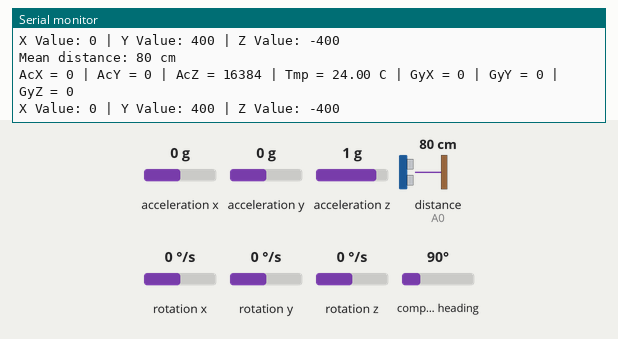
The sketch below on a simulated Arduino Uno, built with avr-gcc and run on an emulated ATmega328P. Parts: the last lines printed to the serial monitor. Wiring (inferred from the names in the program): HMC5883L compass at I2C address 0x1E; MPU-6050 motion sensor at I2C address 0x68. The inputs (shaded band) are chosen by the test bench; at power-on: acceleration x 0 g, distance to the obstacle (sensor on A0) 80 cm, acceleration y 0 g, acceleration z 1 g, rotation x 0 °/s, rotation y 0 °/s, rotation z 0 °/s, compass heading 90°.

Above: at 1.2 s.
1.3 s: acceleration x set to -1.4 g
At 2.2 s:
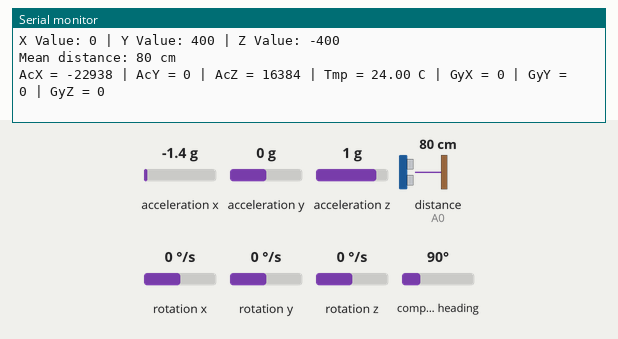
4.3 s: distance to the obstacle (sensor on A0) set to 2 cm
At 5.3 s:
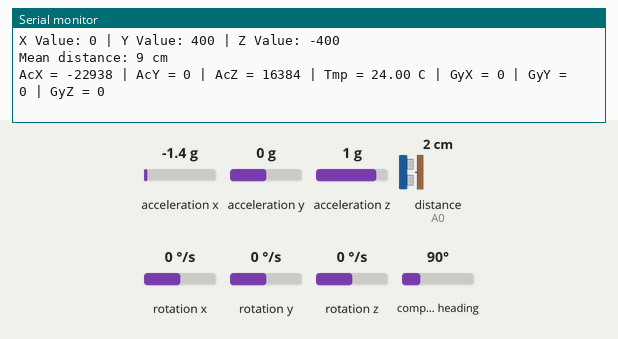
7.3 s: acceleration y set to -1.4 g
At 7.52 s:
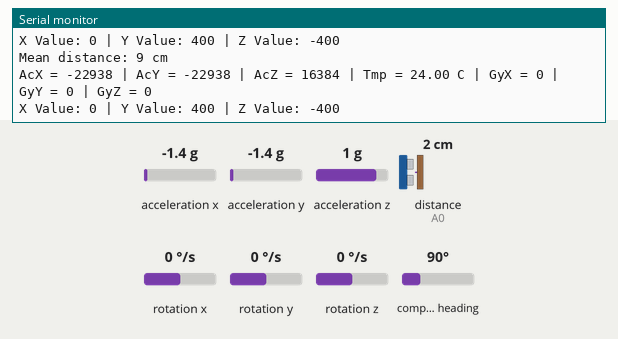
10.3 s: acceleration z set to -1.4 g
At 10.54 s:
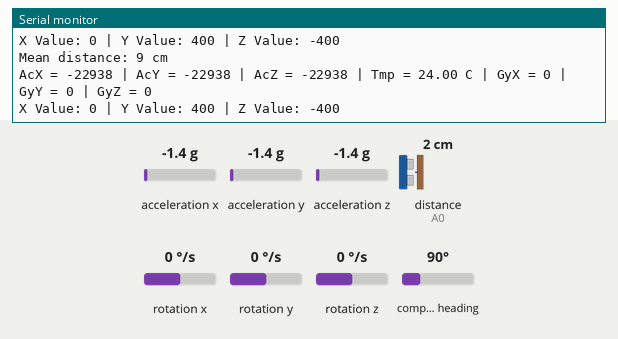
13.3 s: distance to the obstacle (sensor on A0) set to 18 cm
At 13.58 s:
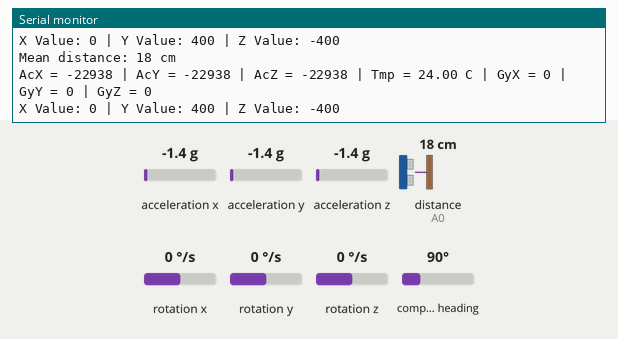
16.3 s: rotation x set to -192 °/s
At 16.49 s:
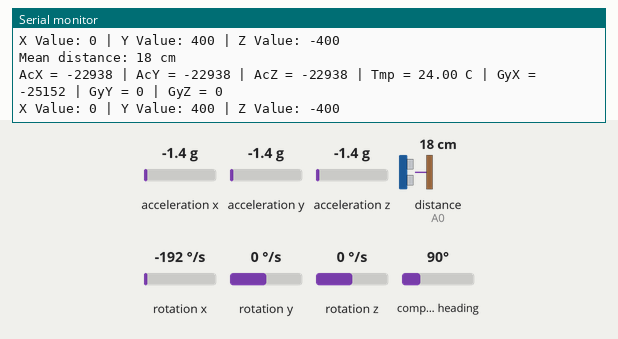
Timing chart, 0 to 19.3 s (numbered marks = the images above; inputs shaded):
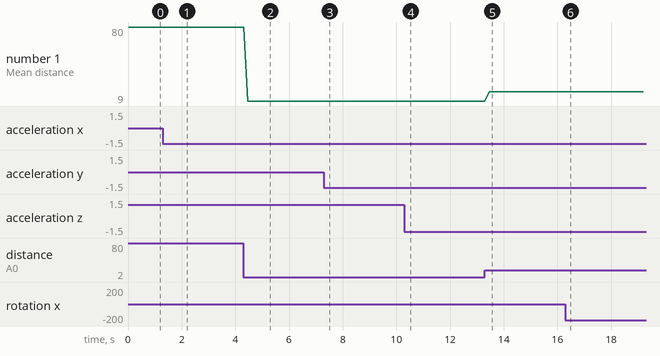

Measured:
- after the input at 1.3 s, the serial monitor: prints a new line after 0.09 s (image 1)
- after the input at 4.3 s, the serial monitor: prints a new line after 0.17 s (image 2)
- after the input at 7.3 s, the serial monitor: prints a new line after 0.11 s (image 3)
- after the input at 10.3 s, the serial monitor: prints a new line after 0.14 s (image 4)
- after the input at 13.3 s, the serial monitor: prints a new line after 0.16 s (image 5)
- after the input at 16.3 s, the serial monitor: prints a new line after 0.08 s (image 6)
- plotted number 1: 80 → 9 after the input at 4.3 s, 9 → 18 after the input at 13.3 s

The sketch:

folkrace-sensortest.ino
```cpp
// MPU-6050 Short Example Sketch
// By Arduino User JohnChi
// August 17, 2014
// Public Domain
#include<Wire.h>
#include <SharpIR.h>


#define ir A0
#define model 1080


SharpIR fdist(ir,25,90,1080);

const int MPU_addr=0x68;  // I2C address of the MPU-6050
const int HMC_addr=0x1E;
int16_t AcX,AcY,AcZ,Tmp,GyX,GyY,GyZ;
int dis;

void setup(){
  pinMode (ir, INPUT);
  Wire.begin();
  Wire.beginTransmission(MPU_addr);
  Wire.write(0x6B);  // PWR_MGMT_1 register
  Wire.write(0);     // set to zero (wakes up the MPU-6050)
  Wire.endTransmission(true);
  Wire.beginTransmission(HMC_addr); //start talking to compass
  Wire.write(0x02); // Set the Register
  Wire.write(0x00); // Tell the HMC5883 to Continuously Measure
  Wire.endTransmission(true);
  Serial.begin(9600);
}
void loop(){
  dis=fdist.distance();  // this returns the distance to the object you're measuring

  Serial.print("Mean distance: ");  // returns it to the serial monitor
  Serial.print(dis);
  Serial.println(" cm");

  Wire.beginTransmission(MPU_addr);
  Wire.write(0x3B);  // starting with register 0x3B (ACCEL_XOUT_H)
  Wire.endTransmission(false);
  Wire.requestFrom(MPU_addr,14,true);  // request a total of 14 registers
  AcX=Wire.read()<<8|Wire.read();  // 0x3B (ACCEL_XOUT_H) & 0x3C (ACCEL_XOUT_L)
  AcY=Wire.read()<<8|Wire.read();  // 0x3D (ACCEL_YOUT_H) & 0x3E (ACCEL_YOUT_L)
  AcZ=Wire.read()<<8|Wire.read();  // 0x3F (ACCEL_ZOUT_H) & 0x40 (ACCEL_ZOUT_L)
  Tmp=Wire.read()<<8|Wire.read();  // 0x41 (TEMP_OUT_H) & 0x42 (TEMP_OUT_L)
  GyX=Wire.read()<<8|Wire.read();  // 0x43 (GYRO_XOUT_H) & 0x44 (GYRO_XOUT_L)
  GyY=Wire.read()<<8|Wire.read();  // 0x45 (GYRO_YOUT_H) & 0x46 (GYRO_YOUT_L)
  GyZ=Wire.read()<<8|Wire.read();  // 0x47 (GYRO_ZOUT_H) & 0x48 (GYRO_ZOUT_L)
  Serial.print("AcX = "); Serial.print(AcX);
  Serial.print(" | AcY = "); Serial.print(AcY);
  Serial.print(" | AcZ = "); Serial.print(AcZ);
  Serial.print(" | Tmp = "); Serial.print(Tmp/340.00+36.53);  //equation for temperature in degrees C from datasheet
  Serial.print(" C");
  Serial.print(" | GyX = "); Serial.print(GyX);
  Serial.print(" | GyY = "); Serial.print(GyY);
  Serial.print(" | GyZ = "); Serial.println(GyZ);

  int x,y,z; //triple axis data

  //Tell the HMC what regist to begin writing data into
  Wire.beginTransmission(HMC_addr);
  Wire.write(0x03); //start with register 3.
  Wire.endTransmission();


 //Read the data.. 2 bytes for each axis.. 6 total bytes
  Wire.requestFrom(HMC_addr, 6);
  if(6<=Wire.available()){
    x = Wire.read()<<8; //MSB  x
    x |= Wire.read(); //LSB  x
    z = Wire.read()<<8; //MSB  z
    z |= Wire.read(); //LSB z
    y = Wire.read()<<8; //MSB y
    y |= Wire.read(); //LSB y
  }

  // Show Values
  Serial.print("X Value: ");
  Serial.print(x);
  Serial.print(" | Y Value: ");
  Serial.print(y);
  Serial.print(" | Z Value: ");
  Serial.print(z);
  Serial.println();
  delay(10);
}
```
